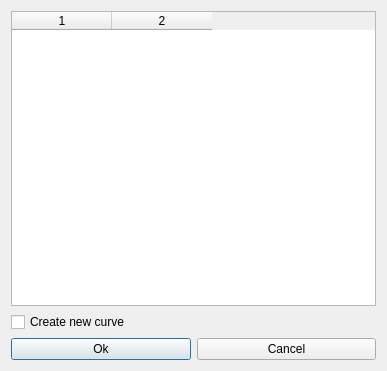
<?xml version="1.0" encoding="UTF-8"?>
<ui version="4.0">
 <class>Filter</class>
 <widget class="QDialog" name="Filter">
  <property name="geometry">
   <rect>
    <x>0</x>
    <y>0</y>
    <width>387</width>
    <height>371</height>
   </rect>
  </property>
  <property name="windowTitle">
   <string>Filter</string>
  </property>
  <layout class="QVBoxLayout" name="verticalLayout">
   <item>
    <widget class="QTableWidget" name="table">
     <property name="columnCount">
      <number>2</number>
     </property>
     <column/>
     <column/>
    </widget>
   </item>
   <item>
    <widget class="QCheckBox" name="chkNewcurve">
     <property name="text">
      <string>Create new curve</string>
     </property>
    </widget>
   </item>
   <item>
    <layout class="QHBoxLayout" name="horizontalLayout">
     <item>
      <widget class="QPushButton" name="okButton">
       <property name="text">
        <string>Ok</string>
       </property>
      </widget>
     </item>
     <item>
      <widget class="QPushButton" name="cancelButton">
       <property name="text">
        <string>Cancel</string>
       </property>
      </widget>
     </item>
    </layout>
   </item>
  </layout>
 </widget>
 <resources/>
 <connections/>
</ui>
